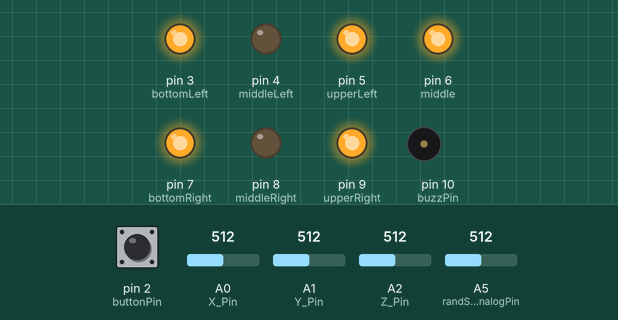
Simulated run of this sketch. Board: Arduino Uno, built with avr-gcc and run on an emulated ATmega328P. Shown: output pins drawn as LEDs (lit = HIGH), buzzer (waves = sounding, pin HIGH). Dashed ring = blinking. The inputs (shaded band) are chosen by the test bench; at power-on: A0 (X_Pin) = 512, pin 2 (buttonPin) LOW, A1 (Y_Pin) = 512, A2 (Z_Pin) = 512, A5 (randSeedAnalogPin) = 512. Random numbers use the default seed unless the sketch sets one; what the sketch prints to the serial monitor is not drawn.

Above: at 5.6 s.
5.7 s: A0 (X_Pin) set to 565
13.0 s: A0 (X_Pin) set to 593
19.1 s: pin 2 (buttonPin) pulled HIGH for 1.2 s
At 20.08 s:
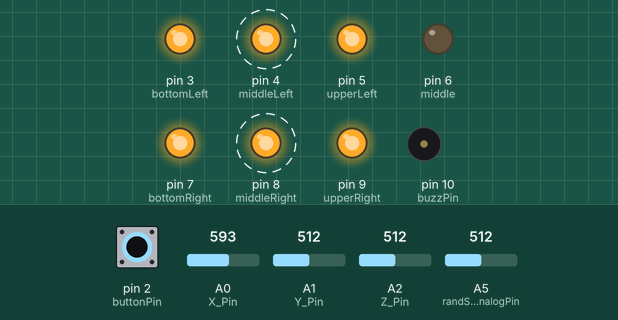
At 21.28 s:
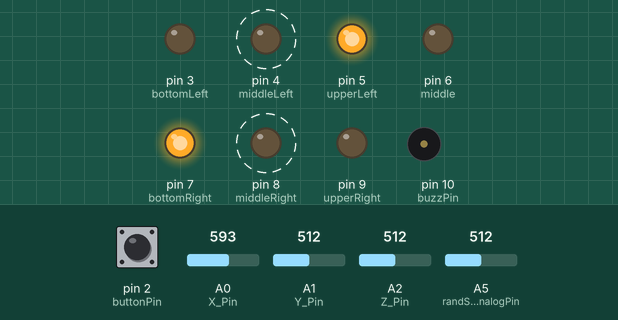
23.4 s: pin 2 (buttonPin) pulled HIGH for 3.2 s
At 42.2 s:
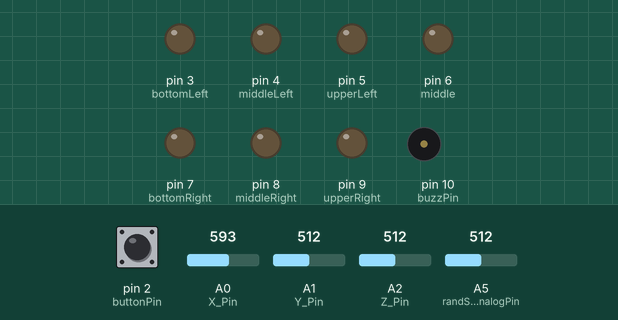
Timing chart, 0 to 43.0 s (numbered marks = the images above; inputs shaded):
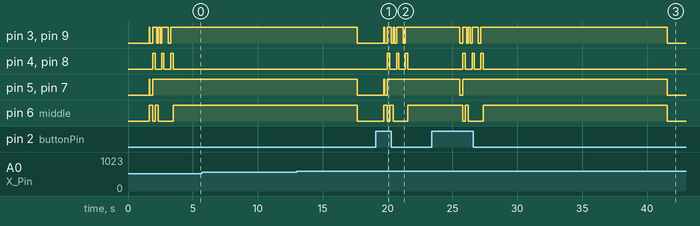

The sketch:

Arduino_Accelerometer_dice_Sketch.ino
```cpp
// Arduino Dice
// by Glenn Mossy Dec 13, 2018
// thingiverse:
// github:  http://www.github.com/gmossy
// add interupts http://gammon.com.au/interrupts
/* Thingiverse case:
 * https://www.thingiverse.com/thing:972220
 */
//Dice functions "sides" derived from edice @ thing:972220.
//Some parts derived from Gus @ pimylifeup.com
//Accelerometer code derived from http://crackeconcept.blogspot.com/2014/11/using-accelerometer-with-ardiuno-with.html
//
// for the MMA7361 Accelerometer
// https://moderndevice.com/product/3-axis-accelerometer-module/
#include <math.h>
#include <EEPROM.h>   // EEPROM is used to store the calibrated values for X,Y,Z.  Run the calibration sketch on each different Arduino board.
//
//Pin to to turn dice on & off, or roll the die
// assumes a pull-down button, normally low.
int buttonPin   = 2;
//intialize pushbutton button1State
int button1State     = 0;
int lastButton1State = 0;

//piezo buzzer pin
int buzzPin     = 10;

//LED pin assignments for DICE
int bottomLeft  = 3;
int middleLeft  = 4;
int upperLeft   = 5;
int middle      = 6;
int bottomRight = 7;
int middleRight = 8;
int upperRight  = 9;

//Pin assignments for accelerometer
const int X_Pin = 0;  // arduino adc pin for x
const int Y_Pin = 1;  // arduino adc pin for y
const int Z_Pin = 2;  // arduino adc pin for z

//delcare an array to store values read from the accelerometer
// Global Variables
// for axis values x, y and z, and tilt
float tiltx, tilty, tiltz;
float AccelerometerArray[7];
float AccelerometerArray2[7];
// Configure the die shaking behavior
int Accelerometer_state = 0;   // 0 is no shaking, 1 is light shaking,  2 is heavy shaking.
int shakeTimeMin = 50;        // initialize die light shaking time
int shakeTimeMax = 1000;       // initialize die max shaking time
float shakeForce = 2.0;        // Force of the die shaking in X, Y, or Z, 0-3

// x 493 to 161  midpoint (hi+low)/2 = 327  mid - low =  166
// y 518 to 184  midpoint (hi+low)/2 = 351  mid - low =  167
// z 473 to  147 midpoint (hi+low)/2 = 310  mid - low =  163
// X 159 ,501  Y  182 ,521 Z 142 ,485

//initialize the random No.
long randNumber;
int randSeedAnalogPin = A5;  // nothing should be attached to pin A5 or A7
//Declare an array
int dieArray[6] = {1,2,3,4,5,6};

//animation speed
int roll_time = 75;

//initialize a time to use to clear the die display
static unsigned long startTime;
static unsigned long nowTime;
int period = 15000;

void setup(){
  pinMode(bottomLeft,  OUTPUT);
  pinMode(middleLeft,  OUTPUT);
  pinMode(upperLeft,   OUTPUT);
  pinMode(middle,      OUTPUT);
  pinMode(bottomRight, OUTPUT);
  pinMode(middleRight, OUTPUT);
  pinMode(upperRight,  OUTPUT);
  pinMode(buttonPin,    INPUT);      //set button pin as input
  pinMode(buzzPin,     OUTPUT);      //set buzzer pin as output

  Serial.begin(9600);
  static unsigned long startTime = 0;
  static unsigned long nowTime = millis();
  randomSeed(analogRead(randSeedAnalogPin));
  // Lets animate the dice roll....
  //animated_roll();
  //delay(3000);
  Accelerometer_state = 0;
  button1State = 0;
  clearAll();         // turn off the leds to save battery
}
 void loop(){
   Accelerometer_state = 0;
   button1State = 0;

 //sample the accelerometer
    readAccelerometer();
    // save the read sample accelerometer data array
    AccelerometerArray[0] = tiltx;
    AccelerometerArray[1] = tilty;
    AccelerometerArray[2] = tiltz;

    Serial.println(" tiltx, tilty, tilyz ");
    for (int ia = 0; ia <= 2; ia = ia + 1) {
      Serial.print("\n");
      Serial.print(AccelerometerArray[ia]);
      Serial.print("\t");
    } //end for
   // Accelerometer_state = 0;
    float shakeX = 100 * AccelerometerArray[0] - 100 * AccelerometerArray2[0];
    float shakeY = 100 * AccelerometerArray[1] - 100 * AccelerometerArray2[1];
    float shakeZ = 100 * AccelerometerArray[2] - 100 * AccelerometerArray2[2];
    if ((abs(shakeX) > shakeForce ||  abs(shakeY) > shakeForce || abs(shakeZ) > shakeForce ) && ( abs(shakeX) > 3.0 && abs(shakeY) > 3.0 )) {
           Accelerometer_state = 1;
           Serial.print("Accelerometer_state = ");
           Serial.println(Accelerometer_state);
           Serial.print("shakeX = ");
           Serial.println(shakeX);
           Serial.print("shakeY = ");
           Serial.println(shakeY);
           Serial.print("shakeZ = ");
           Serial.println(shakeZ);
           Serial.print("\t");
    } else { Accelerometer_state = 0; }

            Serial.println("nowTime");
            Serial.println(nowTime);
            Serial.println("millis - current");
            Serial.println(millis());
    if (millis() - nowTime > shakeTimeMin && millis() - nowTime < shakeTimeMax ) {
      Serial.print("light die shaking:");
      Serial.println(millis() - nowTime);
      Accelerometer_state = 1;
      }
      else if (millis()-nowTime > shakeTimeMax)
      {
      Serial.println("heavy die shaking");
      Accelerometer_state = 1;       // change this state to 2, after testing, and can increase animation roll time also.
     } else {
     Accelerometer_state = 0;   // die has not been shakin for the min time
     }  // endif

     /*
    Serial.print(tiltx); // use "tiltx", "tilty" etc in your program
    Serial.print("\t");  // "\t" is tab character
    Serial.print(tilty);
    Serial.print("\t");
    Serial.println(tiltz);
    */
    delay(1000);           // delay for serial monitor only

 // reset the button1State
 // bool status_button;
 // int  button_delay;
  Serial.print ("button1State: ");
  Serial.println(button1State);
  //Read our button if high then run dice
  if ((digitalRead(buttonPin) == HIGH && button1State == 0)  || Accelerometer_state == 1 ) {
    delay(5);  //button debounce
    led13();   //show on led13 that we pressed the button
    button1State = 1;
  // setting the timer startTime, for clearing the die display, beginning at the press of the button
    startTime = millis();  //reset the timer
 /*
 // Handle a long press to provide a way to turn off the leds to save battery
    while (status_button == HIGH){
    button_delay++;
    delay(200);
    status_button = digitalRead(buttonPin);
    if(button_delay == 10){ //no need to wait for user to release
         clearAll();
         break;
      }
     }
    if(button_delay < 2) { //short press of button does the normal dice roll
          // Do the dice roll
 */
    randNumber = random(1, 7);
    Serial.print(" Button pressed:= " );
    Serial.print(button1State);
    Serial.print(" Die Shows:= " );
    Serial.println(randNumber);

    // do an animated roll and set the die
    animated_roll();
    delay(shakeTimeMax);    // let the die come to rest
 //   }
    //reseed the random number
    Serial.print("reseeding the random and resetting the button1State");
    randomSeed(analogRead(randSeedAnalogPin));
    delay(500);        //wait a little for the seeding and to prevent cheating
    button1State = 0;  //reset the button1State
  }
    // add a clearAll(); with a timer, to save battery, after the period expires, and dice has not been rolled.
    /*
    Serial.print("timer: ");
    Serial.println(startTime);
    Serial.println(nowTime);
    Serial.println(millis());
    */
   if (millis() - startTime > period)
    {
        // timer has expired
        Serial.print("clearing the die");
        Serial.print("\t");
        clearAll();
        startTime = millis();  //reset the starttime
    } // end of timer

    //sample the accelerometer
    readAccelerometer();
    // save the read sample accelerometer data array
    AccelerometerArray2[0] = tiltx;
    AccelerometerArray2[1] = tilty;
    AccelerometerArray2[2] = tiltz;
    Serial.print("fetch 2nd sample ");
    Serial.println(" tiltx, tilty, tilyz ");
    for (int ia = 0; ia <= 2; ia = ia + 1) {
      Serial.print("\n");
      Serial.print(AccelerometerArray[ia]);
      Serial.print("\t");
    } //end for
    delay (500);  // delay for serial monitor only
    Accelerometer_state = 0;  // reset the state of the acclerometer
    nowTime = millis();  //   current time for state of the acclerometer
    delay(5);
}
//Create a function for each of our "sides" of the die
 void six()
{
  digitalWrite(bottomLeft, HIGH);
  digitalWrite(middleLeft, HIGH);
  digitalWrite(upperLeft, HIGH);
  digitalWrite(bottomRight, HIGH);
  digitalWrite(middleRight, HIGH);
  digitalWrite(upperRight, HIGH);
}
void five()
{
  digitalWrite(upperLeft, HIGH);
  digitalWrite(bottomLeft, HIGH);
  digitalWrite(middle, HIGH);
  digitalWrite(upperRight, HIGH);
  digitalWrite(bottomRight, HIGH);
}
void four()
{
  digitalWrite(upperLeft, HIGH);
  digitalWrite(bottomLeft, HIGH);
  digitalWrite(upperRight, HIGH);
  digitalWrite(bottomRight, HIGH);
}
void three()
{
  digitalWrite(upperLeft, HIGH);
  digitalWrite(middle, HIGH);
  digitalWrite(bottomRight, HIGH);
}
void two()
{
  digitalWrite(bottomRight, HIGH);
  digitalWrite(upperLeft, HIGH);
}
void one(){
  digitalWrite(middle, HIGH);
}
void clearAll(){
  digitalWrite(bottomLeft, LOW);
  digitalWrite(middleLeft, LOW);
  digitalWrite(upperLeft, LOW);
  digitalWrite(middle,LOW);
  digitalWrite(bottomRight, LOW);
  digitalWrite(middleRight, LOW);
  digitalWrite(upperRight, LOW);
}
bool check_button(int buttonPin)
{
  button1State = digitalRead(buttonPin);
  if (button1State != lastButton1State && button1State == HIGH) {
    lastButton1State = button1State;
    return true;
  }
  lastButton1State = button1State;
  return false;
}
void dice_set(int diceSet)
{
// set a dice value
    switch (diceSet) {
    case 1:
       one();
           Serial.print("switchcase ");
           Serial.print("diceSet ");
           Serial.println(diceSet);
           Serial.print("\t");  // "\t" is tab character
      break;
    case 2:
      two();
           Serial.print("switchcase ");
           Serial.print("diceSet ");
           Serial.println(diceSet);
           Serial.print("\t");  // "\t" is tab character
      break;
    case 3:
       three();
           Serial.print("switchcase ");
           Serial.print("diceSet ");
           Serial.println(diceSet);
           Serial.print("\t");  // "\t" is tab character
      break;
    case 4:
      four();
           Serial.print("switchcase ");
           Serial.print("diceSet ");
           Serial.println(diceSet);
           Serial.print("\t");  // "\t" is tab character
      break;
    case 5:
       five();
           Serial.print("switchcase ");
           Serial.print("diceSet ");
           Serial.println(diceSet);
            Serial.print("\t");  // "\t" is tab character
      break;
    case 6:
      six();
           Serial.print("switchcase ");
           Serial.print("diceSet ");
           Serial.println(diceSet);
           Serial.print("\t");  // "\t" is tab character
      break;
    default:
           Serial.print("switchcase ");
           Serial.print("default diceSet ");
           Serial.println(diceSet);
           Serial.print("\t");  // "\t" is tab character
      break;
    }
}
void led13() {
  digitalWrite(LED_BUILTIN, HIGH);   // turn the LED on (HIGH is the voltage level)
  delay(300);                        // wait for a second
  digitalWrite(LED_BUILTIN, LOW);    // turn the LED off by making the voltage LOW
  delay(200);                        // wait for a second
}
void beep(){
        //buzzer beeps
        digitalWrite(buzzPin, HIGH);
        delay(2);
        digitalWrite(buzzPin, LOW);
        delay(5);
        digitalWrite(buzzPin, HIGH);
        delay(5);
        digitalWrite(buzzPin, LOW);
}
void animated_roll()
{
  //roll_time = 25;
  roll_time = random(20,51);
  for (int i = random(15, 21); i > 0; i--) {
    clearAll();
    dice_set(random(1, 7));
    delay(roll_time);
    Serial.print("roll_time:= ");
    Serial.println(i);
    //buzzer beeps
        digitalWrite(buzzPin, HIGH);
        delay(2);
        digitalWrite(buzzPin, LOW);
        delay(5);
        digitalWrite(buzzPin, HIGH);
        delay(5);
        digitalWrite(buzzPin, LOW);
    if (i > 7 && roll_time < 50)  {
      roll_time = roll_time + i / 2;
    }
    else   {
      roll_time = roll_time + 10;
      if (i < 2)  {
        //buzzer beeps
        digitalWrite(buzzPin, HIGH);
        delay(2);
        digitalWrite(buzzPin, LOW);
      }
    }
  }
}
void  readAccelerometer(){
   int xMid, yMid, zMid, xRng, yRng, zRng;
   int xr = 0, yr = 0, zr = 0;    // x raw etc
   float x = 0, y = 0, z = 0;
    xr = analogRead(X_Pin);      // read analog pin for x raw
  //      Serial.print(xr );
  //          Serial.print("\t");
    yr = analogRead(Y_Pin);      // read analog pin for y raw
   //     Serial.print(yr );
   //        Serial.print("\t");
    zr = analogRead(Z_Pin);      // read analog pin for z raw
   //     Serial.println(zr );
   //
    // read calibration values from EEprom - won't work until calibrated
    xMid = EEPROM.read(1000) << 8;
    xMid = xMid | EEPROM.read(1001);
    xRng = EEPROM.read(1002) << 8;
    xRng = xRng | EEPROM.read(1003);
    yMid = EEPROM.read(1004) << 8;
    yMid = yMid | EEPROM.read(1005);
    yRng = EEPROM.read(1006) << 8;
    yRng = yRng | EEPROM.read(1007);
    zMid = EEPROM.read(1008) << 8;
    zMid = zMid | EEPROM.read(1009);
    zRng = EEPROM.read(1010) << 8;
    zRng = zRng | EEPROM.read(1011);

    // print calibration values. x, y, z pairs
    // they should look like ~300 ~160  ~300 ~160   ~300 ~160
  /*
Serial.println("Calibratrion constants: xMid, xRng, yMid, yRng, zMid, zRng");
    Serial.print(xMid);
    Serial.print("\t");
    Serial.print(xRng);
    Serial.print("\t\t");
    Serial.print(yMid);
    Serial.print("\t");
    Serial.print(yRng);
    Serial.print("\t\t");
    Serial.print(zMid);
    Serial.print("\t");
    Serial.println(zRng);
    delay(2000);
   */
    //
    x = (xr - xMid) / (float)xRng;
  //      Serial.print("x");
  //      Serial.print(x);
  //      Serial.print("\t");
    y = (yr - yMid) / (float)yRng;
  //      Serial.print("y");
  //      Serial.print(y);
  //      Serial.print("\t");
    z = (zr - zMid) / (float)zRng;
   //     Serial.print("z");
   //     Serial.print(z);
   //     Serial.print("\t");
  /*
    The acceleration is a 3D vector, which has a length (or magnitude) and points in some direction.
    So, if you want to know about changes in acceleration you have to consider changes in both the length and the direction.
     The (magnitude), length L = sqrt(x*x + y*y + z*z)
     The direction cosines in x, y, and z (which give the information about where the vector is pointing) are given by
     dcx = x/L
     dcy = y/L
     dcz = z/L
 */
    tiltx = atan2( sqrt((y*y) + (z*z)), x);
    tilty = atan2( sqrt((x*x) + (z*z)), y);
    tiltz = atan2( sqrt((y*y) + (x*x)), z);
}
```

Measured:
- after the input at 5.7 s, every drawn part: stays the same
- after the input at 19.1 s, pin 4 (middleLeft): alternates HIGH for 0.19 s and LOW for 0.52 s, 6 changes in all, then stays LOW, starting after 0.89 s; pin 5 (upperLeft): LOW → HIGH after 0.61 s, → LOW 0.06 s later, → HIGH 0.22 s later
- after the input at 23.4 s, pin 4 (middleLeft), pin 8 (middleRight): alternates HIGH for 0.19 s and LOW for 0.52 s, 6 changes in all, then stays LOW, starting after 2.4 s
- by itself, pin 4 (middleLeft), pin 8 (middleRight): alternates HIGH for 0.19 s and LOW for 0.52 s, 6 changes in all, then stays LOW
